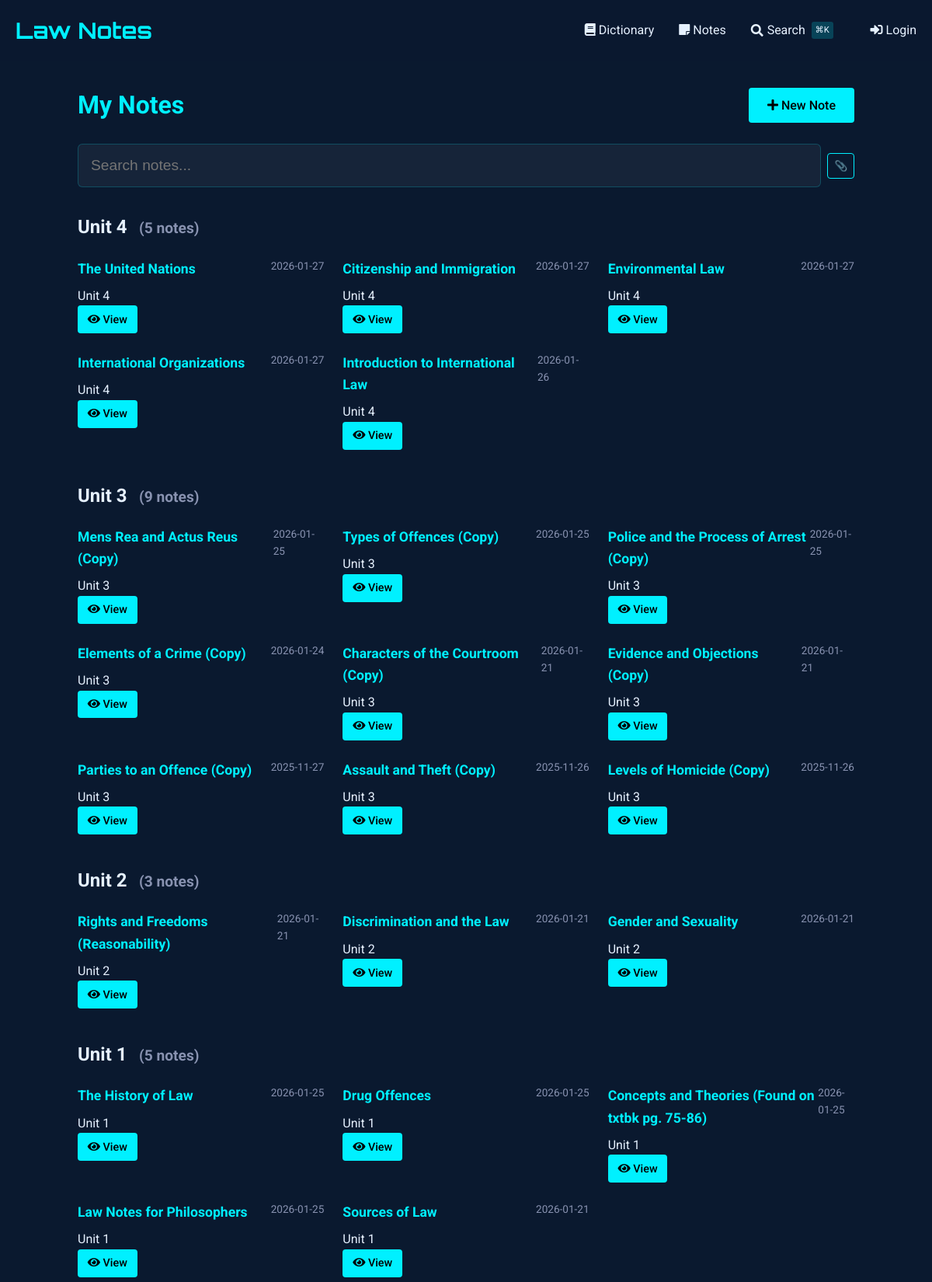
The app's page /notes (upper part) with its own data.
### tables this page shows
CREATE TABLE notes (
    id INTEGER PRIMARY KEY AUTOINCREMENT,
    title TEXT NOT NULL,                -- short title for the note
    content TEXT NOT NULL,              -- the full note text
    unit_number INTEGER,                -- optional: to group with course units
    tags TEXT,                          -- comma-separated or JSON for filtering/search
    related_entries TEXT,               -- store glossary ids (e.g., "1,4,5") for cross-linking
    created_at TIMESTAMP DEFAULT CURRENT_TIMESTAMP,
    last_updated TIMESTAMP DEFAULT CURRENT_TIMESTAMP,
    views INTEGER DEFAULT 0,            -- track popularity
    is_favorite BOOLEAN DEFAULT 0,      -- quick flag for starred notes
    comments TEXT                       -- optional: your own thoughts or annotations
, has_worksheet BOOLEAN DEFAULT 0);

### notes_routes.py (the view)
@notes_bp.route('')
def index():
    db = SQL("sqlite:///notes.db")
    notes = db.execute("""
        SELECT id, title, unit_number,
               strftime('%Y-%m-%d', created_at) as created_date,
               strftime('%Y-%m-%d', last_updated) as last_updated,
               is_favorite, has_worksheet
        FROM notes
        ORDER BY
            CASE WHEN unit_number = '' OR unit_number IS NULL THEN 1 ELSE 0 END,
            CAST(unit_number AS INTEGER) DESC,
            last_updated DESC
    """)
    notes_by_unit = {}
    for note in notes:
        unit = note.get('unit_number', 'Ungrouped')
        if unit not in notes_by_unit:
            notes_by_unit[unit] = []
        notes_by_unit[unit].append(note)
    return render_template('notes/index.html',
                         notes_by_unit=notes_by_unit)

### sql.py (called while the page is built)
def _enable_logging(f):
    import logging
    import functools
    import os
    @functools.wraps(f)
    def decorator(*args, **kwargs):
        try:
            import flask
        except ModuleNotFoundError:
            return f(*args, **kwargs)
        disabled = logging.getLogger("cs50").disabled
        if flask.current_app and os.getenv("FLASK_ENV") == "development":
            logging.getLogger("cs50").disabled = False
        try:
            return f(*args, **kwargs)
        finally:
            logging.getLogger("cs50").disabled = disabled
    return decorator

    def __del__(self):
        self._disconnect()

    def _disconnect(self):
        if hasattr(_data, self._name()):
            getattr(_data, self._name()).close()
            delattr(_data, self._name())

    def _name(self):
        return str(hash(self))

        def connect(dbapi_connection, connection_record):
            try:
                if isinstance(
                    dbapi_connection, sqlite3.Connection
                ):  # If back end is sqlite
                    cursor = dbapi_connection.cursor()
                    cursor.execute("PRAGMA foreign_keys=ON")
                    cursor.close()
            except:
                pass

### templates/notes/index.html (shortened to what this page needs)
{% extends "notes/base.html" %}
{% block content %}
<div class="container" style="max-width: 1000px; margin: 0 auto;">
    <div style="display: flex; justify-content: space-between; align-items: center; margin-bottom: 1.5rem;">
        <h1 style="color: var(--primary); margin: 0;">
            My Notes
        </h1>
        <a href="{{ url_for('notes.add_note') }}" class="btn" style="background: var(--primary); color: #000; text-decoration: none; white-space: nowrap;">
            <i class="fas fa-plus"></i> New Note
        </a>
    </div>
    <div class="search-container">
        <input type="text" id="noteSearch" class="search-input" placeholder="Search notes..." autocomplete="off" style="padding-left: 1rem;">
    </div>
    <div id="notesContainer">
        {% if notes_by_unit %}
            {% for unit, notes in notes_by_unit.items() %}
                <div class="unit-section" data-unit="{{ unit or 'general' }}">
                    <h2 class="unit-header">
                        {% if unit %}
                            Unit {{ unit }}
                        {% else %}
                            General Notes
                        {% endif %}
                        <small class="unit-count" style="font-size: 0.8em; color: #8892b0; margin-left: 0.5em;">
                        </small>
                    </h2>
                    <div class="notes-grid" style="display: grid; grid-template-columns: repeat(auto-fill, minmax(300px, 1fr)); gap: 1.5rem;" data-unit="{{ unit or 'general' }}">
                        {% for note in notes %}
                            <div class="note-card"
                                 data-id="{{ note.id }}"
                                 data-title="{{ note.title|lower }}"
                                 data-content="{{ note.content|lower }}"
                                 data-unit="{{ note.unit_number or 'general' }}"
                                 data-tags="{{ note.tags|default('', true)|lower }}"
                                 data-has-worksheet="{{ 'true' if note.has_worksheet else 'false' }}"
                                 data-date="{{ (note.last_updated or note.created_date)|lower }}"
                                 data-favorite="{{ 'favorite' if note.is_favorite else '' }}">
                                <div style="display: flex; justify-content: space-between; align-items: flex-start;">
                                    <h3 style="margin: 0 0 0.5rem 0; font-size: 1.1rem; color: var(--primary);">
                                        {{ note.title }}
                                    </h3>
                                    <span class="note-date" style="color: #8892b0; font-size: 0.85rem;">
                                        {{ note.last_updated or note.created_date }}
                                    </span>
                                </div>
                                <div class="note-meta">
                                    {% if note.unit_number %}
                                        <span>Unit {{ note.unit_number }}</span>
                                    {% else %}
                                        <span>No unit</span>
                                    {% endif %}
                                </div>
                                <div class="note-actions">
                                    <a href="{{ url_for('notes.view_note', note_id=note.id) }}" class="btn" style="padding: 0.4rem 0.8rem; font-size: 0.9rem;">
                                        <i class="fas fa-eye"></i> View
                                    </a>
                                </div>
                            </div>
                        {% endfor %}
                    </div>
                </div>
            {% endfor %}
        {% endif %}
    </div>
</div>
{% endblock %}

### templates/dictionary/base.html (style rules this page uses)
:root { --primary: #00f0ff; --bg-dark: #0a192f; --text: #e6f1ff; --success: #2ecc71; --error: #e74c3c; }
body { font-family: 'Roboto', sans-serif; background-color: var(--bg-dark); color: var(--text); line-height: 1.6; margin: 0; padding: 0; }
.container { max-width: 1200px; margin: 0 auto; padding: 0 20px; }
.btn { display: inline-block; padding: 0.6rem 1.5rem; background: var(--primary); color: #000; border: none; border-radius: 4px; cursor: pointer; text-decoration: none; font-weight: 500; transition: all 0.3s; }

### templates/notes/index.html (style rules this page uses)
.search-container { margin-bottom: 2rem; position: relative; }
.search-input { width: 100%; padding: 0.8rem 1rem; padding-left: 2.5rem; font-size: 1rem; background: rgba(10, 25, 47, 0.7); border: 1px solid rgba(0, 240, 255, 0.3); border-radius: 4px; color: #e6f1ff; transition: all 0.3s ease; }
.unit-section { margin-bottom: 2.5rem; }

### templates/partials/spotlight_search.html (style rules this page uses)
.search-input { width: 100%; padding: 1rem 1rem 1rem 3rem; font-size: 1.2rem; background: rgba(255, 255, 255, 0.05); border: 1px solid rgba(0, 240, 255, 0.2); border-radius: 6px; color: #e6f1ff; transition: all 0.3s ease; }

### records on screen
notes: title "The United Nations", last_updated "2026-01-27", unit_number "4"
notes: title "Citizenship and Immigration", last_updated "2026-01-27", unit_number "4"
notes: title "Environmental Law", last_updated "2026-01-27", unit_number "4"
notes: title "International Organizations", last_updated "2026-01-27", unit_number "4"
notes: title "Introduction to International Law", last_updated "2026-01-26", unit_number "4"
notes: title "Mens Rea and Actus Reus (Copy)", last_updated "2026-01-25", unit_number "3"
notes: title "Types of Offences (Copy)", last_updated "2026-01-25", unit_number "3"
notes: title "Police and the Process of Arrest (Copy)", last_updated "2026-01-25", unit_number "3"
notes: title "Elements of a Crime (Copy)", last_updated "2026-01-24", unit_number "3"
notes: title "Characters of the Courtroom (Copy)", last_updated "2026-01-21", unit_number "3"
notes: title "Evidence and Objections (Copy)", last_updated "2026-01-21", unit_number "3"
notes: title "Parties to an Offence (Copy)", last_updated "2025-11-27", unit_number "3"
notes: title "Assault and Theft (Copy)", last_updated "2025-11-26", unit_number "3"
notes: title "Levels of Homicide (Copy)", last_updated "2025-11-26", unit_number "3"
notes: title "Rights and Freedoms (Reasonability)", last_updated "2026-01-21", unit_number "2"
notes: title "Discrimination and the Law", last_updated "2026-01-21", unit_number "2"
notes: title "Gender and Sexuality", last_updated "2026-01-21", unit_number "2"
notes: title "The History of Law", last_updated "2026-01-25", unit_number "1"
notes: title "Drug Offences", last_updated "2026-01-25", unit_number "1"
notes: title "Concepts and Theories (Found on txtbk pg. 75-86)", last_updated "2026-01-25", unit_number "1"
notes: title "Law Notes for Philosophers", last_updated "2026-01-25", unit_number "1"
notes: title "Sources of Law", last_updated "2026-01-21", unit_number "1"

### other values on screen
{{ unit }} "4" "3" "2" "1"
